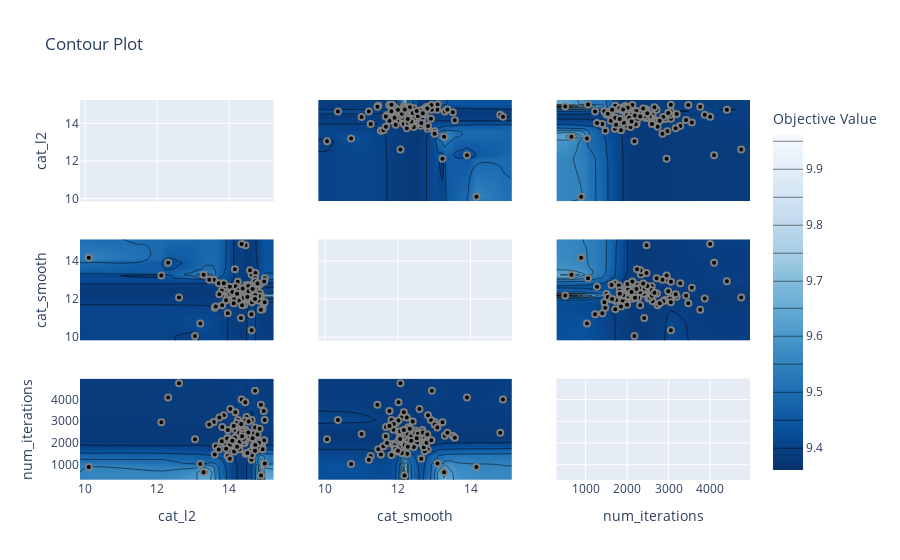

Notebook cell for this chart:
### Code cell
fig = optuna.visualization.plot_contour(study_bo)
fig.show()
